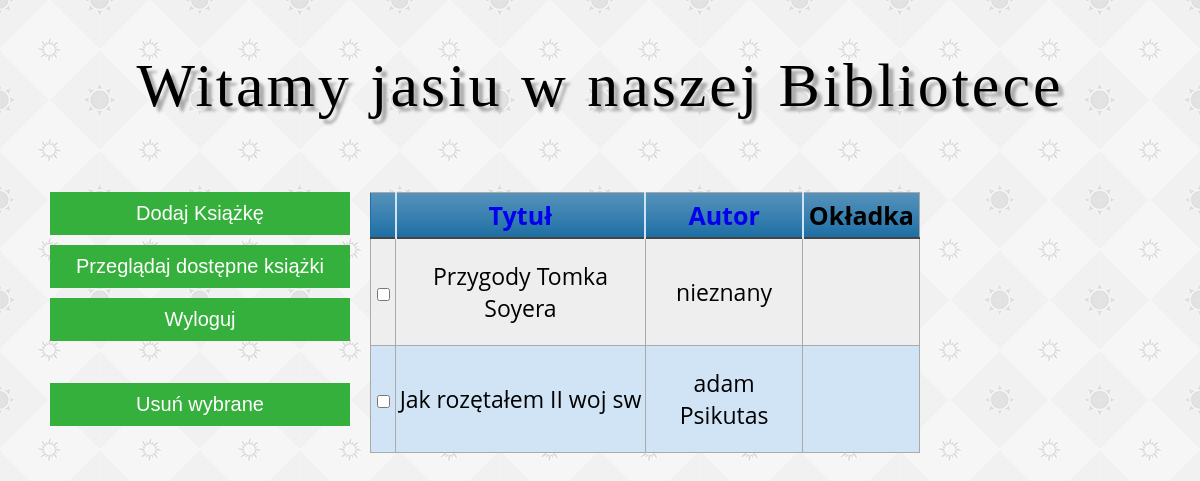
/biblioteka.php (signed in), run on the app's committed database.
### tables this page shows
CREATE TABLE `books` (
  `id` int(11) NOT NULL,
  `title` text NOT NULL,
  `author` text NOT NULL,
  `owner` int(11) NOT NULL,
  `label` tinytext NOT NULL
);

### biblioteka.php (the view, shortened to what this page needs)
<?php
    require_once "dbase.php";
?>
<!DOCTYPE HTML>
<html lang="pl">
<head>
    <link rel="stylesheet" href="main.css" type="text/css">
</head>
<body>
<div class="main">
    <div class="logo">
<?php
echo "Witamy ".$_SESSION['imie']." w naszej Bibliotece ";
echo "<br/><BR/>"
?>
    </div>
    <div id="menueB">
            <form action="addbooks.php">
                <input class="menue" type="submit" value="Dodaj Książkę">
            </form>
        <form action="browsebooks.php">
            <input class="menue" type="submit" value="Przeglądaj dostępne książki">
        </form>
            <form action="logout.php">
                <input class="menue" type="submit" value="Wyloguj">
            </form>
    </div>
    <div id="content">
        <form method="post" action="deleteselected.php">
            <table class="blueTable">
                <thead>
                <tr><th></th><th><a href="sorttitle.php">Tytuł</a></th> <th><a href="sortauthor.php">Autor</a></th><th>Okładka</th></tr>
                </thead>
                <tbody>
                <?php
                $owner =$_SESSION['id'];
                $MyBooksQuery = $db->query("SELECT * FROM books WHERE owner=$owner" );
                $books = $MyBooksQuery->fetchAll();
                foreach ($books as $book){
                    echo "<tr> <td><input type='checkbox' name='checkbox[]' value='{$book['id']}' ></td><td> {$book['title']} </td> <td>{$book['author']}</td><td style='text-align: center;height: 100px'><img src='{$book['label']}' alt='' height='100'></td></tr>";
                }
                ?>
                </tbody>
            </table>
            <input id="deleteselected" class="menue" type="submit" name="deleteSelected" value="Usuń wybrane">
        </form>
    </div>
</div>
</body>
</html>

### main.css (style rules this page uses)
body { background-image: url("img/sun-pattern.png"); margin: auto; padding: 50px; font-family: 'Open Sans', sans-serif; }
.main { margin: auto; text-align: center; }
.logo { font-size: 62px; letter-spacing: 3px; font-family: 'Charm', cursive; text-shadow: 5px 5px 3px #aaaaaa; }
input[type="submit"] { width: 300px; background-color: #36b03c; font-size: 20px; color: white; padding: 15px 10px; margin-top: 20px; border: none; }
#menueB { position: relative; float: left; width: 300px; text-align: left; }
input.menue { margin-bottom: 10px; margin-top: 0; padding: 10px; }
#content { float: left; width: 50%; margin-left: 20px; font-size: 25px; }
table { padding: 0px; float: right; }
table.blueTable { border: 1px solid #1C6EA4; background-color: #EEEEEE; width: 100%; text-align: left; border-collapse: collapse; }
table.blueTable td, table.blueTable th { border: 1px solid #AAAAAA; padding: 3px 2px; }
table.blueTable tbody td { font-size: 23px; text-align: center; }
table.blueTable tr:nth-child(even) { background: #D0E4F5; }
table.blueTable thead { background: #1C6EA4; background: -moz-linear-gradient(top, #5592bb 0%, #327cad 66%, #1C6EA4 100%); background: -webkit-linear-gradient(top, #5592bb 0%, #327cad 66%, #1C6EA4 100%); background: linear-gradient(to bottom, #5592bb 0%, #327cad 66%, #1C6EA4 100%); border-bottom: 2px solid #444444; }
table.blueTable thead th { font-size: 25px; font-weight: 700; text-align: center; padding: 5px; border-left: 2px solid #D0E4F5; }
table.blueTable thead th:first-child { border-left: none; }
table.blueTable a { text-decoration: none; display: block; }
#deleteselected { position: absolute; top: 383px; left: 50px; background-color: #36b03c; }

### data on the page
books: title "Przygody Tomka Soyera", author "nieznany"
books: title "Jak rozętałem II woj sw", author "adam Psikutas"

### other printed values
$_SESSION['imie'] "jasiu"
